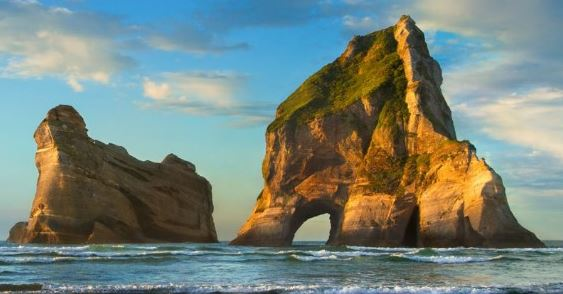
#> input picture hill.JPG, 563 x 294 px, found by its file name
$ python 'day3 q1.py'
#> lines starting #> are read from the running program, lines starting #| are printed output that depends on the picture

import cv2
import random

img = cv2.imread ('hill.jpg')
#> img is the input picture: shape (294, 563, 3); mean B, G, R 124.1, 132.5, 119.1
dimensions = img.shape
#> dimensions = (294, 563, 3)
y = (img.shape[1])/7
#> y = 80.43
x = (img.shape[0])/7
#> x = 42

for r in range (1,8):

    x1 = int(x*(r-1))
    x2 = int(x*r)

    for c in range(1,8):

        y1 = int(y*(c-1))
        y2 = int(y*c)

        img[x1:x2,y1:y2] = (random.randint (0, 255), random.randint (0, 255), random.randint (0, 255))
        cv2.imshow ('frame', img)
#> this loop made 7 passes
#> pass 1, `cv2.imshow ('frame', img)`:
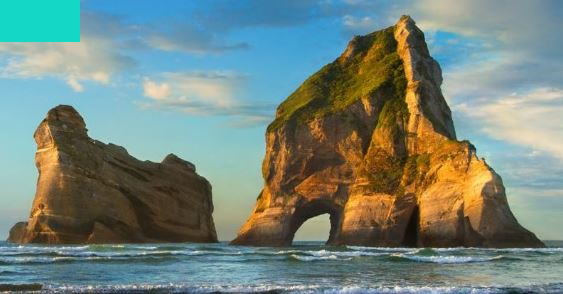
#> window 'frame': shape (294, 563, 3); mean B, G, R 124.5, 133.5, 116.8
#> pass 1, `cv2.imshow ('frame', img)`:
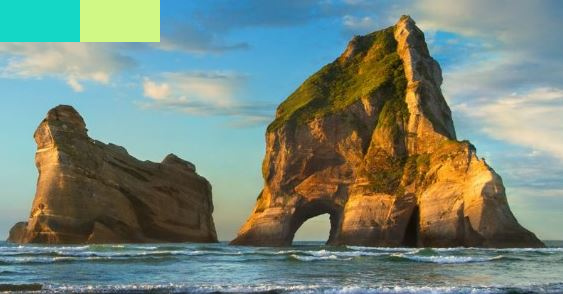
#> window 'frame': shape (294, 563, 3); mean B, G, R 123.3, 135.4, 119.1
#> pass 1, `cv2.imshow ('frame', img)`:
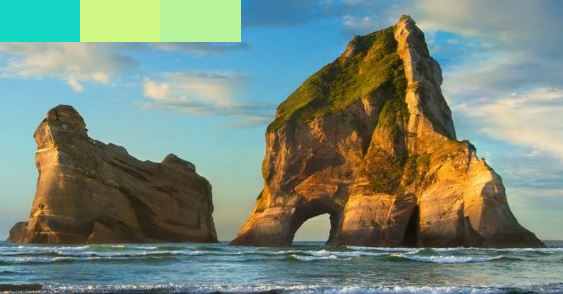
#> window 'frame': shape (294, 563, 3); mean B, G, R 122.5, 137.4, 121.4
#> pass 1, `cv2.imshow ('frame', img)`:
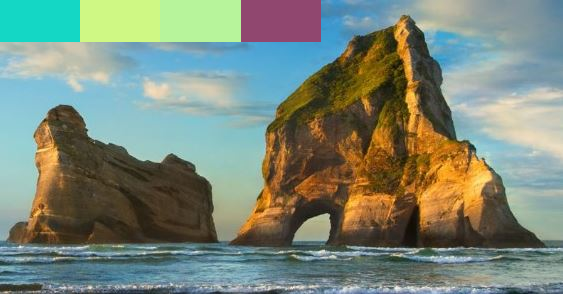
#> window 'frame': shape (294, 563, 3); mean B, G, R 120.9, 135.9, 123
#> after the loop:
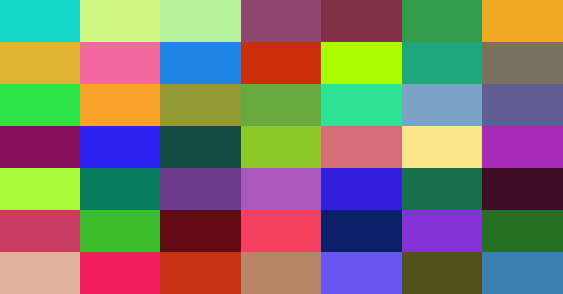
#> img: shape (294, 563, 3); mean B, G, R 108, 121.1, 127.5

cv2.waitKey(1000)
cv2.destroyWindow('frame')
